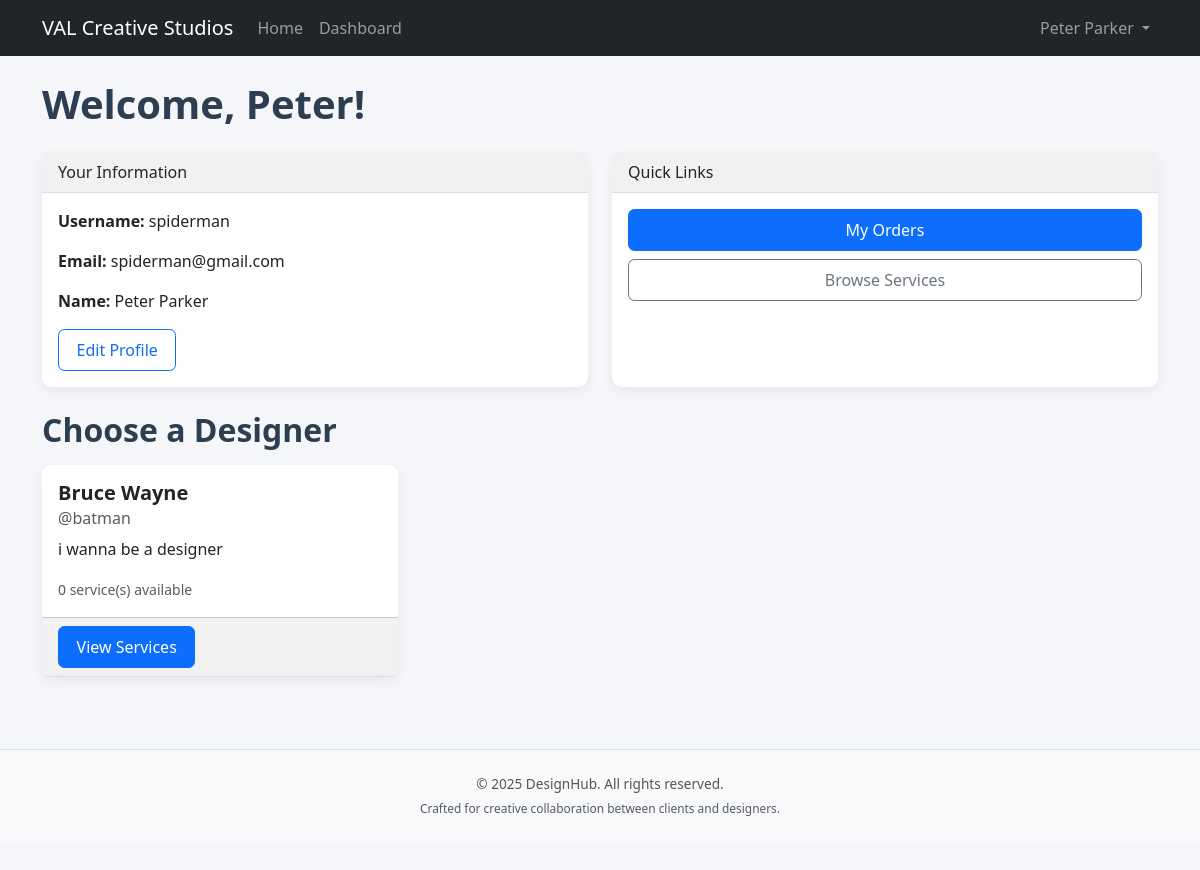
The page /user/dashboard.php (signed in) on the database its author committed.
### tables this page shows
CREATE TABLE `users` (
  `id` int(11) NOT NULL,
  `username` varchar(50) NOT NULL,
  `email` varchar(100) NOT NULL,
  `password` varchar(255) NOT NULL,
  `first_name` varchar(50) NOT NULL,
  `last_name` varchar(50) NOT NULL,
  `birthday` date DEFAULT NULL,
  `role` enum('user','designer','admin') DEFAULT 'user',
  `status` enum('active','banned') DEFAULT 'active',
  `created_at` timestamp NOT NULL DEFAULT current_timestamp()
);

CREATE TABLE `designers` (
  `id` int(11) NOT NULL,
  `user_id` int(11) NOT NULL,
  `approved` tinyint(1) DEFAULT 0,
  `bio` text DEFAULT NULL,
  `created_at` timestamp NOT NULL DEFAULT current_timestamp()
);

### includes/db.php (called while the page is built, shortened)
<?php
class Database {
    private $conn;
    public function __construct() {
        try {
            $this->conn = new PDO(
                "mysql:host=" . DB_SERVER . ";dbname=" . DB_NAME,
                DB_USERNAME,
                DB_PASSWORD
            );
            $this->conn->setAttribute(PDO::ATTR_ERRMODE, PDO::ERRMODE_EXCEPTION);
            $this->conn->setAttribute(PDO::ATTR_DEFAULT_FETCH_MODE, PDO::FETCH_ASSOC);
        } catch (PDOException $e) {
            die("ERROR: Could not connect. " . $e->getMessage());
        }
    }
    public function query($sql, $params = []) {
        $stmt = $this->conn->prepare($sql);
        $stmt->execute($params);
        return $stmt;
    }
    public function select($sql, $params = []) {
        $stmt = $this->query($sql, $params);
        return $stmt->fetchAll();
    }
    public function selectOne($sql, $params = []) {
        $stmt = $this->query($sql, $params);
        return $stmt->fetch();
    }
}
$database = new Database();
?>

### user/dashboard.php (the view, shortened to what this page needs)
<?php
require_once '../includes/db.php';
require_once '../includes/functions.php';
$user_id = $_SESSION['user_id'];
$sql = "SELECT * FROM users WHERE id = :id";
$user = $database->selectOne($sql, ['id' => $user_id]);
$sql = "SELECT d.*, u.username, u.email, u.first_name, u.last_name,
        COUNT(DISTINCT s.id) as service_count
        FROM designers d
        JOIN users u ON d.user_id = u.id
        LEFT JOIN services s ON d.id = s.designer_id
        WHERE d.approved = 1
        GROUP BY d.id
        ORDER BY u.first_name, u.last_name";
$designers = $database->select($sql);
include '../includes/header.php';
?>
<h1 class="mb-4">Welcome, <?php echo htmlspecialchars($_SESSION['first_name']); ?>!</h1>
<div class="row mb-4">
    <div class="col-md-6">
        <div class="card h-100">
            <div class="card-header">Your Information</div>
            <div class="card-body">
                <p><strong>Username:</strong> <?php echo htmlspecialchars($_SESSION['username']); ?></p>
                <p><strong>Email:</strong> <?php echo htmlspecialchars($user['email']); ?></p>
                <p><strong>Name:</strong> <?php echo htmlspecialchars($_SESSION['first_name'] . ' ' . $_SESSION['last_name']); ?></p>
                <a href="../profile.php" class="btn btn-outline-primary">Edit Profile</a>
            </div>
        </div>
    </div>
    <div class="col-md-6">
        <div class="card h-100">
            <div class="card-header">Quick Links</div>
            <div class="card-body">
                <div class="d-grid gap-2">
                    <a href="orders.php" class="btn btn-primary">My Orders</a>
                    <a href="../index.php" class="btn btn-outline-secondary">Browse Services</a>
                </div>
            </div>
        </div>
    </div>
</div>
<h2 class="mb-3">Choose a Designer</h2>
<div class="row">
<?php if (empty($designers)): ?>
    <div class="col-12">
        <div class="alert alert-info">No designers available at the moment.</div>
    </div>
<?php else: ?>
    <?php foreach ($designers as $designer): ?>
        <div class="col-md-4 mb-4">
            <div class="card h-100">
                <div class="card-body">
                    <h5 class="card-title"><?php echo htmlspecialchars($designer['first_name'] . ' ' . $designer['last_name']); ?></h5>
                    <h6 class="card-subtitle mb-2 text-muted">@<?php echo htmlspecialchars($designer['username']); ?></h6>
                    <p class="card-text"><?php echo nl2br(htmlspecialchars($designer['bio'])); ?></p>
                    <p class="card-text"><small class="text-muted"><?php echo $designer['service_count']; ?> service(s) available</small></p>
                </div>
                <div class="card-footer">
                    <a href="order.php?designer_id=<?php echo $designer['id']; ?>" class="btn btn-primary">View Services</a>
                </div>
            </div>
        </div>
    <?php endforeach; ?>
<?php endif; ?>
</div>
<?php include '../includes/footer.php'; ?>

### assets/css/style.css (style rules this page uses)
:root { --primary: #4a6ed1; --secondary: #6c757d; --success: #2ecc71; --danger: #e74c3c; --warning: #f39c12; --info: #17a2b8; --light: #f8f9fa; --dark: #343a40; --accent: #5865f2; --bg: #f4f6f9; }
body { background-color: var(--bg); font-family: 'Segoe UI', Tahoma, Geneva, Verdana, sans-serif; color: #212529; margin: 0; padding-bottom: 60px; }
a { color: var(--primary); text-decoration: none; }
h1, h2, h3, h4, h5 { font-weight: 600; color: #2c3e50; }
.card { border: none; border-radius: 0.6rem; box-shadow: 0 4px 12px rgba(0, 0, 0, 0.06); background-color: #fff; }
.card-header, .card-footer { background-color: #f1f1f1; border-bottom: 1px solid #ddd; font-weight: 500; }
.btn { font-weight: 500; padding: 0.5rem 1.1rem; border-radius: 0.4rem; transition: all 0.2s ease-in-out; }

### rows shown on the page
users: email "spiderman@gmail.com"
designers: user.last_name "Bruce Wayne", user.username "batman", bio "i wanna be a designer", service_count "0"

### other values the page prints
SITE_NAME "VAL Creative Studios"
$fullName "Peter Parker"
$_SESSION['first_name'] "Peter"
$_SESSION['username'] "spiderman"
$_SESSION['first_name'] . ' ' . $_SESSION['last_name'] "Peter Parker"
